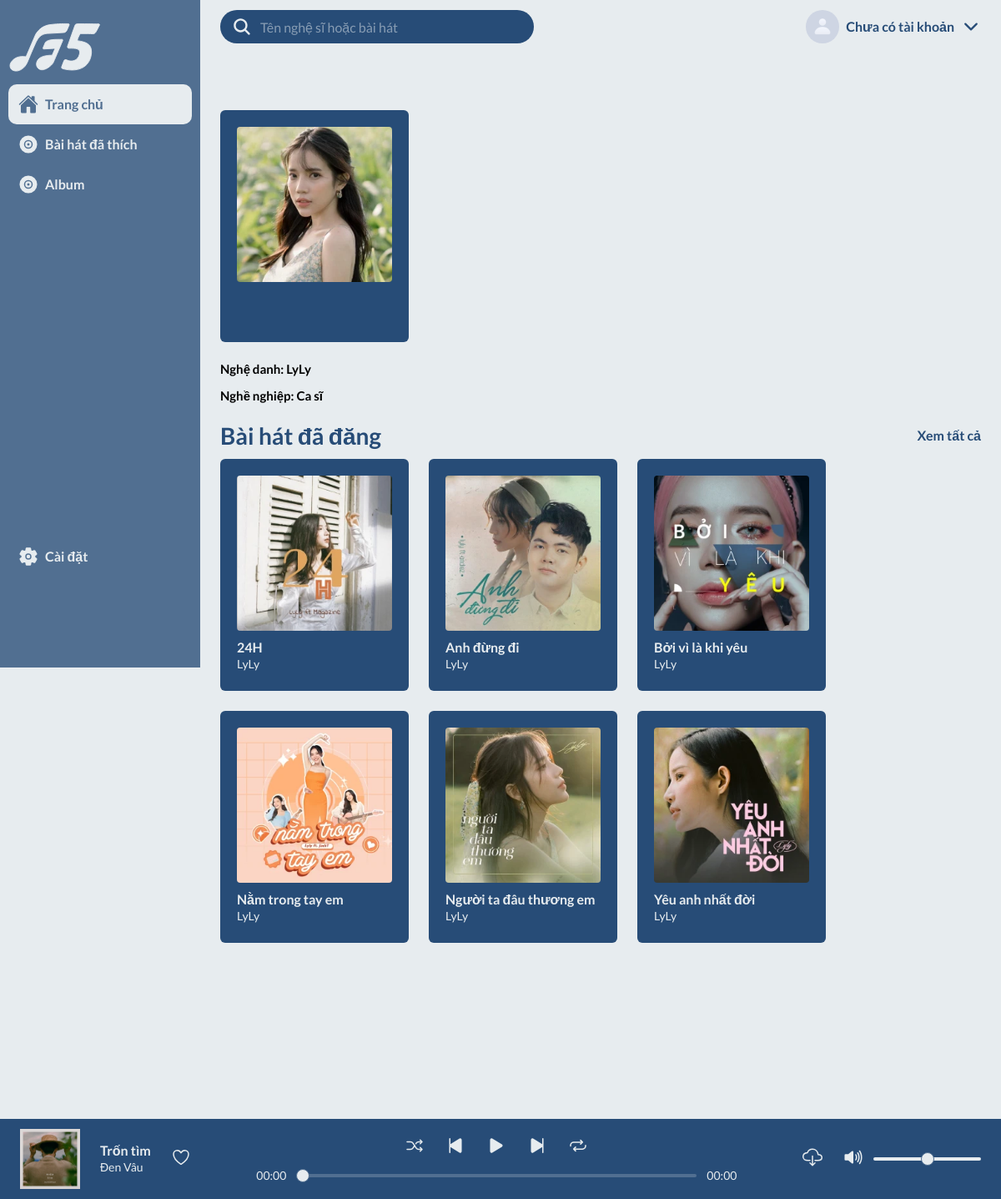
/artistpage.php?id=15, run on the app's committed database.
### tables this page shows
CREATE TABLE `users` (
  `id` int(30) NOT NULL,
  `stagename` varchar(255) NOT NULL,
  `username` varchar(50) NOT NULL,
  `password` text NOT NULL,
  `type` int(1) NOT NULL DEFAULT 2,
  `date_created` datetime NOT NULL DEFAULT current_timestamp(),
  `image` varchar(100) DEFAULT NULL,
  `occupation` varchar(255) NOT NULL
);

CREATE TABLE `songs` (
  `audio_id` int(11) NOT NULL,
  `user_id` int(11) NOT NULL,
  `title` varchar(255) NOT NULL,
  `category` varchar(255) NOT NULL,
  `thumbnail` varchar(255) NOT NULL,
  `audio_location` varchar(255) NOT NULL,
  `view` int(11) NOT NULL DEFAULT 0
);

### artistpage.php (the view, shortened to what this page needs)
<?php
$pdo = pdo_connect_mysql();
if (isset($_GET['id'])){
    $stmt1 = $pdo->prepare('SELECT * FROM users WHERE id = ?');
    $stmt1->execute([ $_GET['id'] ]);
    $user = $stmt1->fetch(PDO::FETCH_ASSOC);
    $stmt2 = $pdo->prepare('SELECT *,stagename FROM songs LEFT JOIN users on songs.user_id=users.id WHERE songs.user_id = ?');
    $stmt2->execute([ $_GET['id'] ]);
    $songs = $stmt2->fetchAll(PDO::FETCH_ASSOC);
}
else{
    exit();
}
?>
<!DOCTYPE html>
<html lang="en">
    <head>
        <link rel="stylesheet" href="./css/base.css" />
        <link rel="stylesheet" href="./css/app.css" />
        <link rel="stylesheet" href="./css/search.css" />
    </head>
    <body>
        <div class="grid">
            <div class="sidebar">
                <img src="./assets/Logo F5.svg" alt="" class="logo" />
                <nav class="nav">
                    <ul class="nav-top">
                        <li class="nav-item">
                            <a href="index.php" class="nav-link selected">
                                <ion-icon name="home"></ion-icon>Trang chủ
                            </a>
                        </li>
                        <li class="nav-item">
                            <a href="listloves.php" class="nav-link">
                                <ion-icon name="disc"></ion-icon>Bài hát đã
                                thích
                            </a>
                        </li>
                        <li class="nav-item">
                            <a href="album.php" class="nav-link">
                                <ion-icon name="disc"></ion-icon>Album
                            </a>
                        </li>
                    </ul>
                    <ul class="nav-bottom">
                        <li class="nav-item">
                            <a href="" class="nav-link">
                                <ion-icon name="settings"></ion-icon>Cài đặt
                            </a>
                        </li>
                    </ul>
                </nav>
            </div>
            <header class="header">
                <form action="search.php" method="post" class="search-engine">
                    <ion-icon name="search"></ion-icon>
                    <input
                        type="text" name="search1" id="search"
                        class="search-input"
                        placeholder="Tên nghệ sĩ hoặc bài hát" autocomplete="off" required
                    />
                </form>
                <?php if(isset($_SESSION['currUser'])){?>
                <div class="user">
                    <img
                        src="<?='./assets/avatar/'.$_SESSION['path']?>"
                        alt="Avatar"
                        class="user-avatar"
                    />
                    <span class="user-name"><?=$_SESSION['name']?></span>
                    <ion-icon name="chevron-down-outline"></ion-icon>
                    <ul class="nav sub-menu">
                        <li class="nav-item">
                            <a href="view_user.php" class="nav-link">
                                <ion-icon name="person"></ion-icon>Trang cá nhân
                            </a>
                        </li>
                        <li class="nav-item">
                            <a href="logout.php" class="nav-link">
                                <ion-icon name="log-out-outline"></ion-icon>Đăng
                                xuất
                            </a>
                        </li>
                    </ul>
                </div>
                <?php }else{?>
                <div class="user">
                    <img
                        src="./assets/img/iconTrang.jpg"
                        alt="Avatar"
                        class="user-avatar"
                    />
                    <span class="user-name">Chưa có tài khoản</span>
                    <ion-icon name="chevron-down-outline"></ion-icon>
                </div>
                <?php }?>
            </header>
            <main class="main">
                <section class="cards">
                    <div class="cards-bottom">
                        <div class="card card-song">
                            <img
                                src="<?=($_SESSION["avatar"] ="./assets/avatar/".$user['image'])?>"
                                alt=""
                                class="card-img"
                            />
                        </div>
                    </div>
                    <h1><?= "Nghệ danh:".' '.$user['stagename']?></h1>
                    <h1><?= "Nghề nghiệp:".' '.$user['occupation']?></h1>
                </section>
                <section class="cards">
                <?php if ($songs){ ?>
                    <div class="cards-top">
                        <h3 class="cards-title">Bài hát đã đăng</h3>
                        <a href="" class="cards-more">Xem tất cả</a>
                    </div>
                    <div class="cards-bottom">
                    <?php foreach($songs as $song): ?>
                        <a href="songpage.php?audio_id=<?=$song['audio_id']?>" class="card card-song">
                            <img
                                src="<?=($_SESSION["links_pictures"].$song['thumbnail'])?>"
                                alt=""
                                class="card-img"
                            />
                            <div class="card-content">
                                <h4 class="card-title"><?=$song['title']?> </h4>
                                <span class="card-desc"><?=$song['stagename']?></span>
                            </div>
                        </a>
                    <?php endforeach; ?>
                    </div>
                <?php } ?>
                </section>
            </main>
            <div class="music-player">
                <div class="song">
                    <img
                        src="./assets/img/tron tim.jpg"
                        alt=""
                        class="song__thumb"
                    />
                    <div class="song__desc">
                        <h4 class="song__title">Trốn tìm</h4>
                        <p class="song__artist">Đen Vâu</p>
                    </div>
                    <div class="heart" onclick="favorite(this)">
                        <ion-icon name="heart-outline"></ion-icon>
                    </div>
                </div>
                <div class="player">
                    <div class="controls">
                        <ion-icon class="shuffle" name="shuffle"></ion-icon>
                        <ion-icon
                            class="play-skip-back"
                            name="play-skip-back"
                        ></ion-icon>
                        <div class="play">
                            <ion-icon class="play-icon" name="play"></ion-icon>
                        </div>
                        <ion-icon
                            class="play-skip-forward"
                            name="play-skip-forward"
                        ></ion-icon>
                        <ion-icon class="repeat" name="repeat"></ion-icon>
                    </div>
                    <div class="timer">
                        <div class="current">1:02</div>
                        <input
                            type="range"
                            name="track"
                            id="track"
                            class="range"
                        />
                        <div class="duration">4:08</div>
                    </div>
                </div>
                <div class="action">
                    <a href="./assets/music/tron-tim-den-vau.mp3" download>
                        <ion-icon
                            class="cloud-download-outline"
                            name="cloud-download-outline"
                        ></ion-icon>
                    </a>
                    <div class="volume">
                        <div class="volume-icon">
                            <ion-icon
                                class="volume-high"
                                name="volume-high"
                            ></ion-icon>
                        </div>
                        <input
                            type="range"
                            name="volume"
                            id="volume"
                            class="range"
                            min="0"
                            max="1"
                            step="0.01"
                        />
                    </div>
                </div>
            </div>
        </div>
    </body>
</html>

### css/base.css (style rules this page uses)
:root { --primary-color: #274c77; --secondary-color: #e7ecef; --half-secondary-color: #516f91; --brigde: 8px; }
*, *:after, *:before { box-sizing: inherit; margin: 0; padding: 0; }
html { font-size: 62.5%; line-height: 1.6rem; font-family: "Lato", sans-serif; box-sizing: border-box; }
body { height: 100vh; background-color: var(--secondary-color); }
ion-icon { font-size: 2.4rem; cursor: pointer; }
a { color: unset; text-decoration: none; transition: all 0.25s ease; }
input, button, textarea { font-family: "Lato", sans-serif; }
li { list-style: none; }
.logo { width: 50%; }
.grid { display: grid; min-height: 100vh; grid-template-columns: minmax(12rem, 24rem) repeat(11, 1fr); grid-template-rows: repeat(12, 1fr); }
.sidebar { grid-row-start: 1; grid-row-end: 13; }
.header { grid-area: 1/2/2/13; }
.main { grid-area: 2/2/11/13; }
.music-player { grid-area: 10/1/12/13; }
.user:after { content: ""; position: absolute; top: 100%; right: 0; left: 0; height: var(--brigde); }

### data on the page
users: image (picture), stagename "LyLy", occupation "Ca sĩ"
songs: thumbnail (picture), title "24H", user.stagename "LyLy"
songs: thumbnail (picture), title "Anh đừng đi", user.stagename "LyLy"
songs: thumbnail (picture), title "Bởi vì là khi yêu", user.stagename "LyLy"
songs: thumbnail (picture), title "Nằm trong tay em", user.stagename "LyLy"
songs: thumbnail (picture), title "Người ta đâu thương em", user.stagename "LyLy"
songs: thumbnail (picture), title "Yêu anh nhất đời", user.stagename "LyLy"
